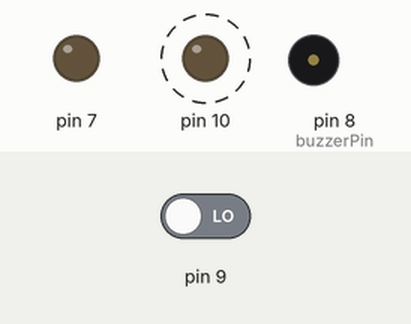
Simulated run of this program. Board: Arduino Uno, built with avr-gcc and run on an emulated ATmega328P. On the bench: output pins drawn as LEDs (lit = HIGH), buzzer (waves = sounding). Dashed ring = blinking. The inputs (shaded band) are chosen by the test bench; at power-on: pin 9 LOW.

Above: at 5.8 s.
5.9 s: pin 9 driven HIGH
At 8.7 s:
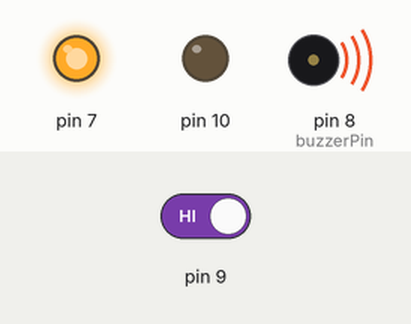
At 9.5 s:
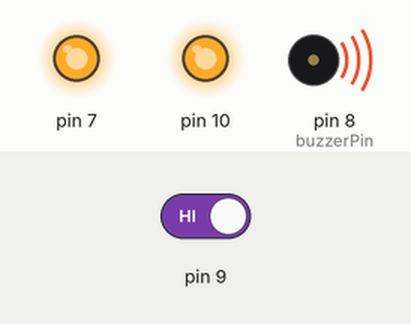
12.1 s: pin 9 driven LOW
At 14.5 s:
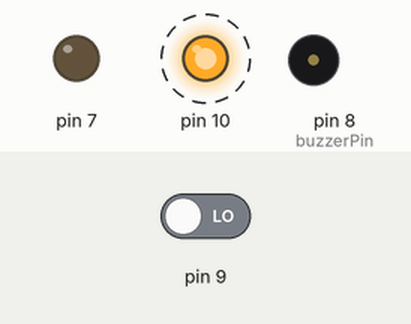
Timing chart, 0 to 24.3 s (numbered marks = the images above; inputs shaded):
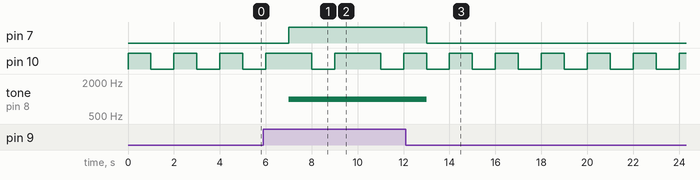

The program:

main.cpp
```cpp
#include <Arduino.h>

#define F_CPU 16000000UL

#include <avr/io.h>
#include <util/delay.h>

// Pin Mapping
// D10 -> PB2  (System LED)
// D9  -> PB1  (PIR Sensor Input)
// D8  -> PB0  (Buzzer)
// D7  -> PD7  (LED)

const int buzzerPin = 8; // D8 corresponds to PB0

int main(void)
{
    // Initialize Arduino core (required for tone() function)
    init();

    // Configure Outputs
    DDRB |= (1 << PB2);   // PB2 output (D10)
    DDRB |= (1 << PB0);   // PB0 output (D8)
    DDRD |= (1 << PD7);   // PD7 output (D7)

    // Configure Input
    DDRB &= ~(1 << PB1);  // PB1 input (D9)

    while (1)
    {
        // System LED ON
        PORTB |= (1 << PB2);

        _delay_ms(1000);

        // Read PIR sensor
        if (PINB & (1 << PB1))
        {
            // Turn ON LED
            PORTD |= (1 << PD7);

            // Use tone() for the buzzer on D8 (PB0)
            // 1000 Hz frequency
            tone(buzzerPin, 1000);

            _delay_ms(1000);
        }
        else
        {
            // Turn OFF LED
            PORTD &= ~(1 << PD7);

            // Stop the tone
            noTone(buzzerPin);
        }

        // System LED OFF
        PORTB &= ~(1 << PB2);

        _delay_ms(1000);
    }

    return 0;
}
```

Measured:
- after the input at 5.9 s, pin 7: LOW → HIGH after 1.1 s; pin 10: alternates HIGH for 2.0 s and LOW for 1.0 s, starting after 2.1 s; tone on pin 8 (buzzerPin): silent → 1000 Hz after 1.1 s
- after the input at 12.1 s, pin 7: HIGH → LOW after 0.90 s; pin 10: alternates HIGH for 1.0 s and LOW for 1.0 s, starting after 0.90 s; tone on pin 8 (buzzerPin): 1000 Hz → silent after 0.90 s
- by itself, pin 10: alternates HIGH for 1.0 s and LOW for 1.0 s
